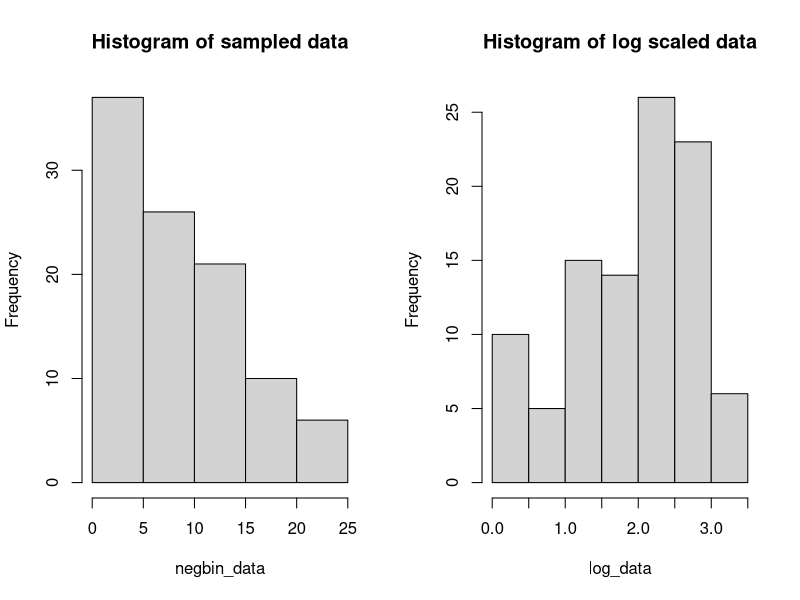

Reproduce this figure in R.
## ---- chunk 1
#| label: load-packages
#| include: false

library("MASS")
library(tidyverse)
set.seed(42)
## ---- chunk 2

negbin_data <- rnegbin(100, mu = 10, theta = 2)

log_data <- log(negbin_data)

mean_dat <- mean(negbin_data)
var_dat <- var(negbin_data)

## ---- chunk 3
#| echo: false
par(mfrow = c(1,2))

hist(negbin_data, main = 'Histogram of sampled data')
hist(log_data, main = 'Histogram of log scaled data')
## ---- chunk 4
#| echo: false

print(paste("Mean:", mean_dat))
print(paste("Variance:", var_dat))
